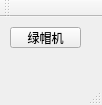
<?xml version="1.0" encoding="UTF-8"?>
<ui version="4.0">
 <class>StringTranserClass</class>
 <widget class="QMainWindow" name="StringTranserClass">
  <property name="geometry">
   <rect>
    <x>0</x>
    <y>0</y>
    <width>102</width>
    <height>105</height>
   </rect>
  </property>
  <property name="windowTitle">
   <string>自动绿帽机</string>
  </property>
  <widget class="QWidget" name="centralWidget">
   <widget class="QLabel" name="label">
    <property name="geometry">
     <rect>
      <x>30</x>
      <y>70</y>
      <width>181</width>
      <height>241</height>
     </rect>
    </property>
    <property name="text">
     <string/>
    </property>
   </widget>
   <widget class="QPushButton" name="greenhat">
    <property name="geometry">
     <rect>
      <x>10</x>
      <y>10</y>
      <width>71</width>
      <height>21</height>
     </rect>
    </property>
    <property name="text">
     <string>绿帽机</string>
    </property>
   </widget>
  </widget>
  <widget class="QMenuBar" name="menuBar">
   <property name="geometry">
    <rect>
     <x>0</x>
     <y>0</y>
     <width>102</width>
     <height>23</height>
    </rect>
   </property>
  </widget>
  <widget class="QToolBar" name="mainToolBar">
   <attribute name="toolBarArea">
    <enum>TopToolBarArea</enum>
   </attribute>
   <attribute name="toolBarBreak">
    <bool>false</bool>
   </attribute>
  </widget>
  <widget class="QStatusBar" name="statusBar"/>
 </widget>
 <layoutdefault spacing="6" margin="11"/>
 <resources>
  <include location="StringTranser.qrc"/>
 </resources>
 <connections/>
</ui>
